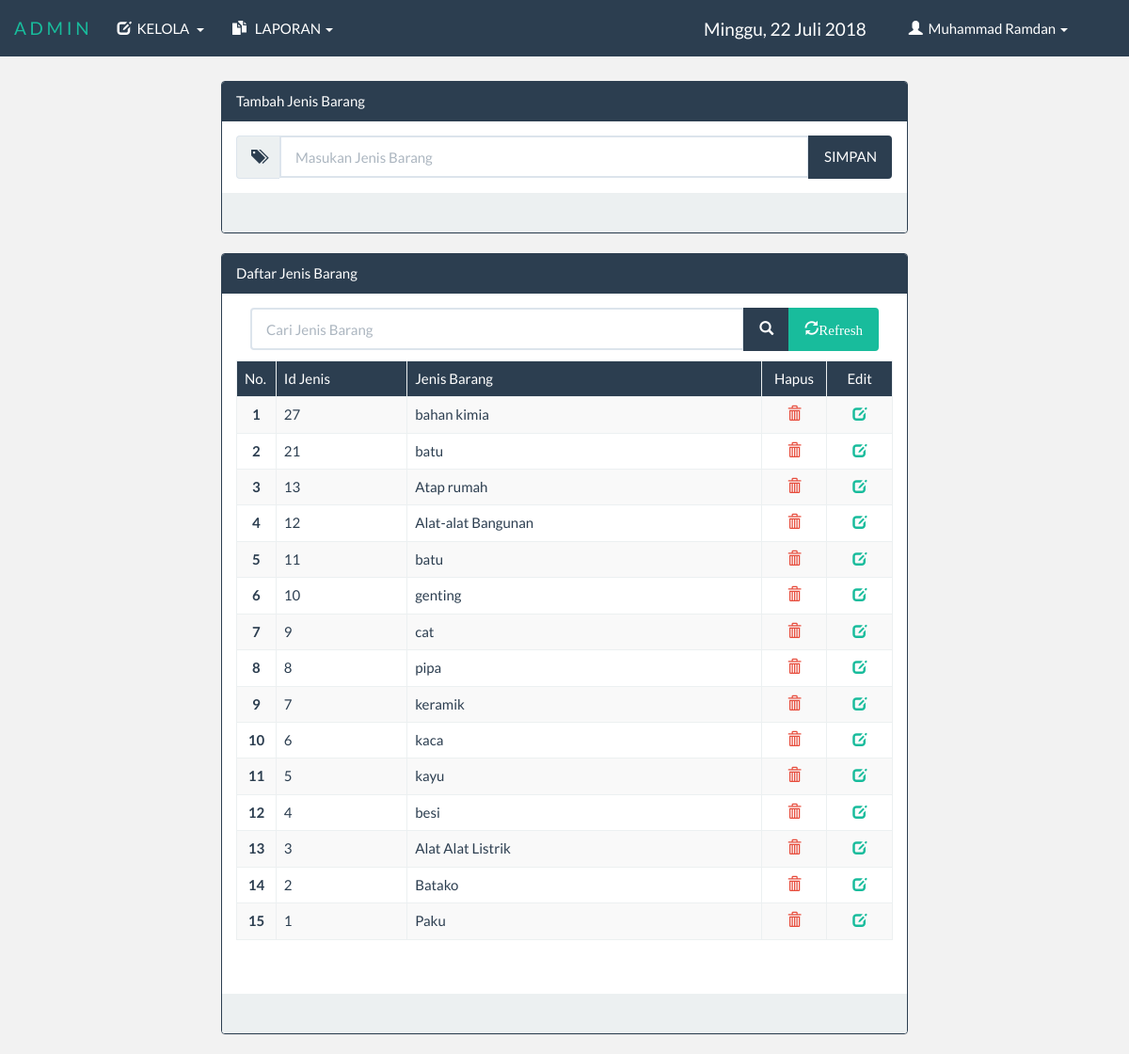
Page /admin/index.php?menu=daftarjenis (signed in) on the committed database.
### tables this page shows
CREATE TABLE IF NOT EXISTS `tbl_jenis` (
  `id_jenis` int(11) NOT NULL AUTO_INCREMENT,
  `jenis` varchar(25) NOT NULL,
  PRIMARY KEY (`id_jenis`)
);

### library/fungsi.php (called while the page is built, shortened)
<?php
	class oop{
		function tampil($table,$cari,$urut){
			$sql="SELECT * FROM $table $cari $urut";
			$tampil=mysql_query($sql);
			while($data=mysql_fetch_array($tampil))
				$isi[]=$data;
			return @$isi;
		}
	}
?>

### admin/daftar_jenis.php (the view, shortened to what this page needs)
<?php
	@$table = "tbl_jenis";
	if (isset($_POST['bcari'])) {
		@$text = $_POST['tcari'];
		@$cari = "WHERE jenis LIKE '%$text%'";
	}else{
		@$cari = "";
	}
?>
<!DOCTYPE html>
<html>
<head>
</head>
<body>
<br><br><br><br>
<div class="container">
	<div class="row">
		<div class="col-md-12">
			<div class="col-md-2"></div>
			<div class="col-md-8">
				<div class="panel panel-primary">
					<?php if(!isset($_GET['edit'])){ ?>
						<div class="panel-heading">Tambah Jenis Barang
					<?php }else{ ?>
						<div class="panel-heading">Ubah Jenis Barang
					<?php } ?>
					</div>
					<div class="panel-body">
						<form method="post">
							<div class="input-group">
								<span class="input-group-addon"><div class="glyphicon glyphicon-tags"></div></span>
								<input type="text" name="tjenis"class="form-control" placeholder="Masukan Jenis Barang" autofocus tabindex="0" autocomplete="off" required maxlength="25" value="<?php echo @$edit['jenis']; ?>">
								<span class="input-group-btn">
									<?php
									if (@$_GET['id']=="") { ?>
										<button type="submit" name="bsimpan" class="btn btn-primary btn-block" tabindex="0">SIMPAN
									<?php }else{ ?>
										<button type="submit" name="bubah" class="btn btn-success btn-block" tabindex="0">UBAH
									<?php }?>
									</button>
								</span>
							</div>
						</form>
					</div>
					<div class="panel-footer">&nbsp;</div>
				</div>
			</div>
		</div>
		</div>
		<div class="col-md-2"></div>
		<div class="col-md-8">
			<div class="panel panel-primary">
				<div class="panel-heading">Daftar Jenis Barang</div>
				<div class="panel-body">
				<form method="post">
					<div class="col-md-12"style="margin-bottom:10px;">
						<div class="input-group">
							<input type="text" name="tcari" value="<?php echo @$text; ?>" class="form-control" placeholder="Cari Jenis Barang"maxlength="25">
							<span class="input-group-btn">
								<button type="submit"  name="bcari" class="btn btn-primary"><div class="glyphicon glyphicon-search"></div></button>
								<button type="submit" name="refresh" class="btn btn-success"><div class="glyphicon glyphicon-refresh">Refresh</div></button>
							</span>
						</div>
					</div>
					<div class="table table-responsive" style="margin-top:10px;">
						<table class="table table-bordered table-hover table-striped">
							<thead>
								<tr id="pri">
									<td width="6%">No.</td>
									<td width="20%">Id Jenis</td>
									<td>Jenis Barang</td>
									<td width="10%"><center>Hapus</center></td>
									<td width="10%"><center>Edit</center></td>
								</tr>
							</thead>
							<tbody>
								<tr>
									<?php
										$a = $aksi->tampil($table,$cari,"ORDER BY id_jenis DESC");
										@$no = 0;
										if ($a == "") {
											echo "<tr><td colspan='5' align='center'>Data Tidak Ada !!!</td></tr>";
										}else{
											foreach($a as $data){
												$idjenis = $data[0];
												$jns = $data[1];
												$no++;
												?>
												<td><center><b><?php echo $no; ?></b></center></td>
												<td><?php echo $idjenis; ?></td>
												<td><?php echo $jns; ?></td>
												<td><center><a href="?menu=daftarjenis&hapus&id=<?php echo $idjenis; ?>" onClick="return confirm('Yakin Akan Menghapus data <?php echo $jns; ?> ini ?')"><span class="glyphicon glyphicon-trash" id="red"></span></a></center></td>
												<td><center><a href="?menu=daftarjenis&edit&id=<?php echo $idjenis; ?>"><span class="glyphicon glyphicon-edit"></span></a></center></td>
								</tr>
								<?php 	}} ?>
							</tbody>
						</table>
					</div>
				</form>
				</div>
				<div class="panel-footer">&nbsp;</div>
			</div>
		</div>
	</div>
</body>
</html>

### css/style.css (style rules this page uses)
#pri { background-color: #2c3e50; color: white; }
#red { color: #e74c3c; }

### admin/index.php (style rules this page uses)
body { background-color: rgba(0, 0, 0, 0.05); }

### rows in the picture
tbl_jenis: id_jenis "27", jenis "bahan kimia"
tbl_jenis: id_jenis "21", jenis "batu"
tbl_jenis: id_jenis "13", jenis "Atap rumah"
tbl_jenis: id_jenis "12", jenis "Alat-alat Bangunan"
tbl_jenis: id_jenis "11", jenis "batu"
tbl_jenis: id_jenis "10", jenis "genting"
tbl_jenis: id_jenis "9", jenis "cat"
tbl_jenis: id_jenis "8", jenis "pipa"
tbl_jenis: id_jenis "7", jenis "keramik"
tbl_jenis: id_jenis "6", jenis "kaca"
tbl_jenis: id_jenis "5", jenis "kayu"
tbl_jenis: id_jenis "4", jenis "besi"
tbl_jenis: id_jenis "3", jenis "Alat Alat Listrik"
tbl_jenis: id_jenis "2", jenis "Batako"
tbl_jenis: id_jenis "1", jenis "Paku"

### other values in the picture
$_SESSION['nama'] "Muhammad Ramdan"
